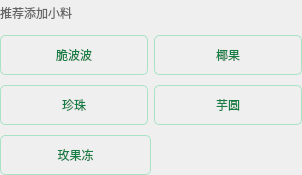
                        <widget class="QWidget" name="widget_33" native="true">
                         <layout class="QVBoxLayout" name="verticalLayout_15">
                          <property name="spacing">
                           <number>10</number>
                          </property>
                          <property name="leftMargin">
                           <number>0</number>
                          </property>
                          <property name="topMargin">
                           <number>0</number>
                          </property>
                          <property name="rightMargin">
                           <number>0</number>
                          </property>
                          <property name="bottomMargin">
                           <number>0</number>
                          </property>
                          <item>
                           <widget class="QWidget" name="widget_34" native="true">
                            <layout class="QHBoxLayout" name="horizontalLayout_33">
                             <property name="spacing">
                              <number>0</number>
                             </property>
                             <property name="leftMargin">
                              <number>0</number>
                             </property>
                             <property name="topMargin">
                              <number>0</number>
                             </property>
                             <property name="rightMargin">
                              <number>0</number>
                             </property>
                             <property name="bottomMargin">
                              <number>0</number>
                             </property>
                             <item>
                              <widget class="QLabel" name="label_17">
                               <property name="minimumSize">
                                <size>
                                 <width>0</width>
                                 <height>25</height>
                                </size>
                               </property>
                               <property name="maximumSize">
                                <size>
                                 <width>1000</width>
                                 <height>25</height>
                                </size>
                               </property>
                               <property name="styleSheet">
                                <string notr="true">color:rgb(102, 102, 102);</string>
                               </property>
                               <property name="text">
                                <string>推荐添加小料</string>
                               </property>
                              </widget>
                             </item>
                             <item>
                              <spacer name="horizontalSpacer_12">
                               <property name="orientation">
                                <enum>Qt::Horizontal</enum>
                               </property>
                               <property name="sizeHint" stdset="0">
                                <size>
                                 <width>230</width>
                                 <height>20</height>
                                </size>
                               </property>
                              </spacer>
                             </item>
                            </layout>
                           </widget>
                          </item>
                          <item>
                           <widget class="QWidget" name="widget_35" native="true">
                            <layout class="QHBoxLayout" name="horizontalLayout_34">
                             <property name="leftMargin">
                              <number>0</number>
                             </property>
                             <property name="topMargin">
                              <number>0</number>
                             </property>
                             <property name="rightMargin">
                              <number>0</number>
                             </property>
                             <property name="bottomMargin">
                              <number>0</number>
                             </property>
                             <item>
                              <widget class="QLabel" name="menu_small_material_cbb_l">
                               <property name="minimumSize">
                                <size>
                                 <width>0</width>
                                 <height>40</height>
                                </size>
                               </property>
                               <property name="maximumSize">
                                <size>
                                 <width>16777215</width>
                                 <height>60</height>
                                </size>
                               </property>
                               <property name="styleSheet">
                                <string notr="true">border-radius:5px;
border: 1px solid rgb(169, 227, 196);
color:rgb(20, 126, 69);</string>
                               </property>
                               <property name="text">
                                <string>脆波波</string>
                               </property>
                               <property name="alignment">
                                <set>Qt::AlignCenter</set>
                               </property>
                              </widget>
                             </item>
                             <item>
                              <widget class="QLabel" name="menu_small_material_yg_l">
                               <property name="minimumSize">
                                <size>
                                 <width>0</width>
                                 <height>40</height>
                                </size>
                               </property>
                               <property name="maximumSize">
                                <size>
                                 <width>16777215</width>
                                 <height>60</height>
                                </size>
                               </property>
                               <property name="styleSheet">
                                <string notr="true">border-radius:5px;
border: 1px solid rgb(169, 227, 196);
color:rgb(20, 126, 69);</string>
                               </property>
                               <property name="text">
                                <string>椰果</string>
                               </property>
                               <property name="alignment">
                                <set>Qt::AlignCenter</set>
                               </property>
                              </widget>
                             </item>
                            </layout>
                           </widget>
                          </item>
                          <item>
                           <widget class="QWidget" name="widget_36" native="true">
                            <layout class="QHBoxLayout" name="horizontalLayout_35">
                             <property name="leftMargin">
                              <number>0</number>
                             </property>
                             <property name="topMargin">
                              <number>0</number>
                             </property>
                             <property name="rightMargin">
                              <number>0</number>
                             </property>
                             <property name="bottomMargin">
                              <number>0</number>
                             </property>
                             <item>
                              <widget class="QLabel" name="menu_small_material_zz_l">
                               <property name="minimumSize">
                                <size>
                                 <width>0</width>
                                 <height>40</height>
                                </size>
                               </property>
                               <property name="maximumSize">
                                <size>
                                 <width>16777215</width>
                                 <height>60</height>
                                </size>
                               </property>
                               <property name="styleSheet">
                                <string notr="true">border-radius:5px;
border: 1px solid rgb(169, 227, 196);
color:rgb(20, 126, 69);</string>
                               </property>
                               <property name="text">
                                <string>珍珠</string>
                               </property>
                               <property name="alignment">
                                <set>Qt::AlignCenter</set>
                               </property>
                              </widget>
                             </item>
                             <item>
                              <widget class="QLabel" name="menu_small_material_yy_l">
                               <property name="minimumSize">
                                <size>
                                 <width>0</width>
                                 <height>40</height>
                                </size>
                               </property>
                               <property name="maximumSize">
                                <size>
                                 <width>16777215</width>
                                 <height>60</height>
                                </size>
                               </property>
                               <property name="styleSheet">
                                <string notr="true">border-radius:5px;
border: 1px solid rgb(169, 227, 196);
color:rgb(20, 126, 69);</string>
                               </property>
                               <property name="text">
                                <string>芋圆</string>
                               </property>
                               <property name="alignment">
                                <set>Qt::AlignCenter</set>
                               </property>
                              </widget>
                             </item>
                            </layout>
                           </widget>
                          </item>
                          <item>
                           <widget class="QWidget" name="widget_37" native="true">
                            <layout class="QHBoxLayout" name="horizontalLayout_36" stretch="1,1">
                             <property name="leftMargin">
                              <number>0</number>
                             </property>
                             <property name="topMargin">
                              <number>0</number>
                             </property>
                             <property name="rightMargin">
                              <number>0</number>
                             </property>
                             <property name="bottomMargin">
                              <number>0</number>
                             </property>
                             <item>
                              <widget class="QLabel" name="menu_small_material_mgd_l">
                               <property name="minimumSize">
                                <size>
                                 <width>0</width>
                                 <height>40</height>
                                </size>
                               </property>
                               <property name="maximumSize">
                                <size>
                                 <width>16777215</width>
                                 <height>60</height>
                                </size>
                               </property>
                               <property name="styleSheet">
                                <string notr="true">border-radius:5px;
border: 1px solid rgb(169, 227, 196);
color:rgb(20, 126, 69);</string>
                               </property>
                               <property name="text">
                                <string>玫果冻</string>
                               </property>
                               <property name="alignment">
                                <set>Qt::AlignCenter</set>
                               </property>
                              </widget>
                             </item>
                             <item>
                              <spacer name="horizontalSpacer_20">
                               <property name="orientation">
                                <enum>Qt::Horizontal</enum>
                               </property>
                               <property name="sizeHint" stdset="0">
                                <size>
                                 <width>150</width>
                                 <height>20</height>
                                </size>
                               </property>
                              </spacer>
                             </item>
                            </layout>
                           </widget>
                          </item>
                         </layout>
                        </widget>
